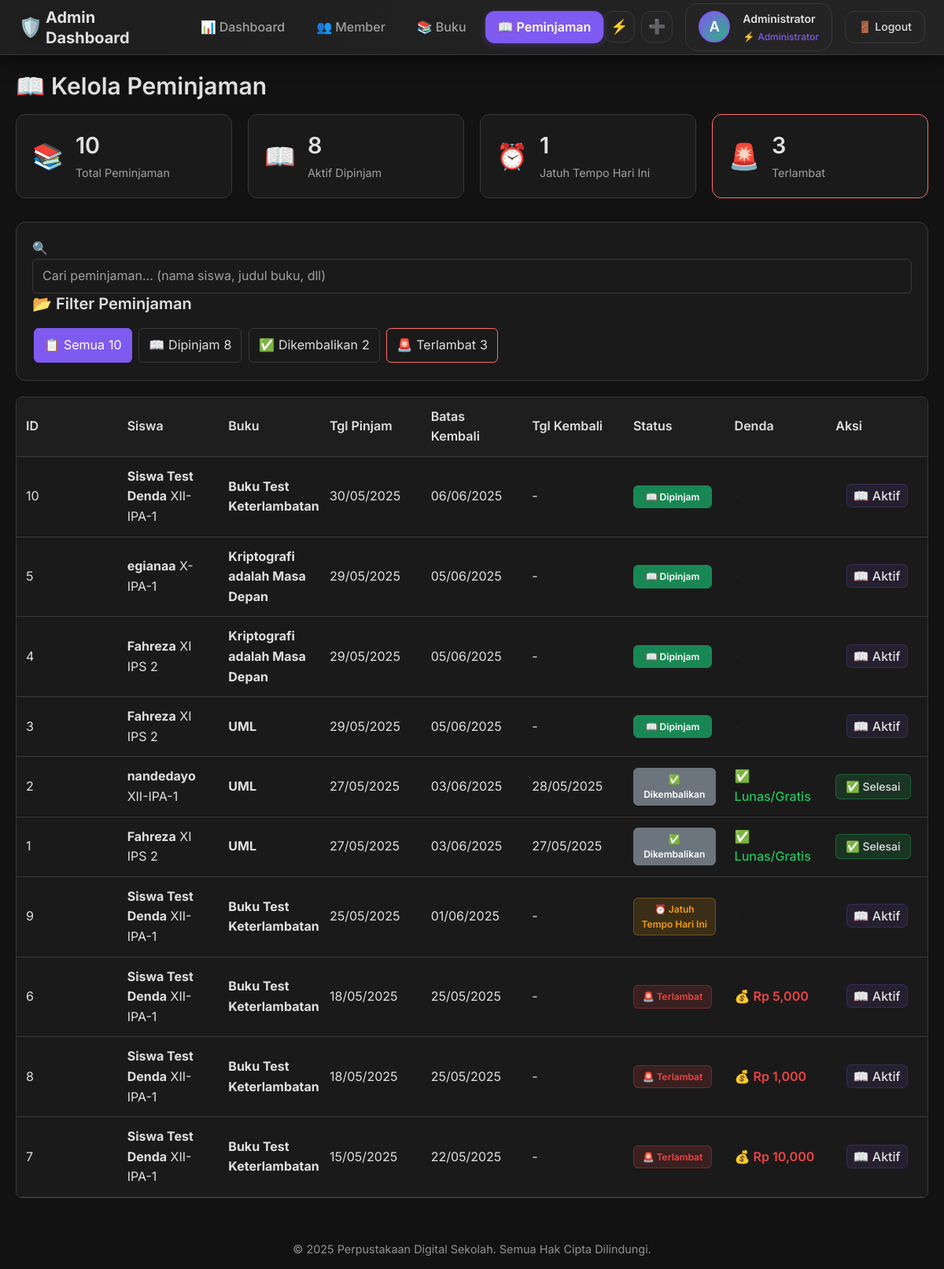
Page /admin/loans (signed in) on the committed database.
### app.py (models this page shows, shortened)
class User(UserMixin, db.Model):
    id = db.Column(db.Integer, primary_key=True)
    username = db.Column(db.String(80), unique=True, nullable=False)
    email = db.Column(db.String(120), unique=True, nullable=False)
    password_hash = db.Column(db.String(120), nullable=False)
    role = db.Column(db.String(20), nullable=False, default='member')  # 'admin' or 'member'
    nama_lengkap = db.Column(db.String(100), nullable=False)
    kelas = db.Column(db.String(20))  # untuk member
    profile_photo = db.Column(db.String(200))  # path to profile photo
    created_at = db.Column(db.DateTime, default=datetime.utcnow)

class Peminjaman(db.Model):
    id = db.Column(db.Integer, primary_key=True)
    user_id = db.Column(db.Integer, db.ForeignKey('user.id'), nullable=False)
    buku_id = db.Column(db.Integer, db.ForeignKey('buku.id'), nullable=False)
    tanggal_pinjam = db.Column(db.DateTime, default=datetime.utcnow)
    tanggal_kembali_rencana = db.Column(db.DateTime, nullable=False)
    tanggal_kembali_aktual = db.Column(db.DateTime)
    status = db.Column(db.String(20), default='dipinjam')  # 'dipinjam', 'dikembalikan'
    denda = db.Column(db.Integer, default=0)
    status_denda = db.Column(db.String(20), default='Belum Lunas')  # 'Belum Lunas', 'Lunas', 'Dihapuskan/Gratis'
    user = db.relationship('User', backref='peminjaman')
    buku = db.relationship('Buku', backref='peminjaman')

class Buku(db.Model):
    id = db.Column(db.Integer, primary_key=True)
    judul = db.Column(db.String(200), nullable=False)
    pengarang = db.Column(db.String(100), nullable=False)
    penerbit = db.Column(db.String(100))
    tahun_terbit = db.Column(db.Integer)
    isbn = db.Column(db.String(20), unique=True)
    kategori = db.Column(db.String(50))
    stok = db.Column(db.Integer, default=1)
    deskripsi = db.Column(db.Text)
    gambar = db.Column(db.String(200))  # path to book cover image
    created_at = db.Column(db.DateTime, default=datetime.utcnow)

### app.py (the view, shortened to what this page needs)
@app.route('/admin/loans')
@login_required
def admin_loans():
    if current_user.role != 'admin':
        flash('Akses ditolak!')
        return redirect(url_for('index'))
    filter_type = request.args.get('filter', 'all')
    loans_query = Peminjaman.query
    if filter_type == 'pending':
        loans_query = loans_query.filter(Peminjaman.status == 'menunggu_konfirmasi')
    elif filter_type == 'active':
        loans_query = loans_query.filter(Peminjaman.status == 'dipinjam')
    loans = loans_query.order_by(Peminjaman.tanggal_pinjam.desc()).all()
    today = datetime.utcnow().date()
    pending_count = Peminjaman.query.filter_by(status='menunggu_konfirmasi').count()
    overdue_count = Peminjaman.query.filter(
        Peminjaman.status == 'dipinjam',
        Peminjaman.tanggal_kembali_rencana < datetime.utcnow()
    ).count()
    due_today_count = Peminjaman.query.filter(
        Peminjaman.status == 'dipinjam',
        db.func.date(Peminjaman.tanggal_kembali_rencana) == today
    ).count()
    return render_template('admin/loans.html',
                         loans=loans,
                         today=today,
                         pending_count=pending_count,
                         overdue_count=overdue_count,
                         due_today_count=due_today_count)

### templates/admin/loans.html (shortened to what this page needs)
{% extends "admin/base.html" %}
{% block content %}
<div class="content-header">
                <h1>📖 Kelola Peminjaman</h1>
            </div>
            <div class="stats-grid">
                <div class="stat-card">
                    <div class="stat-icon">📚</div>
                    <div class="stat-info">
                        <h3>{{ loans|length }}</h3>
                        <p>Total Peminjaman</p>
                    </div>
                </div>
                <div class="stat-card">
                    <div class="stat-icon">📖</div>
                    <div class="stat-info">
                        <h3>{{ loans|selectattr('status', 'equalto', 'dipinjam')|list|length }}</h3>
                        <p>Aktif Dipinjam</p>
                    </div>
                </div>
                <div class="stat-card">
                    <div class="stat-icon">⏰</div>
                    <div class="stat-info">
                        <h3 id="due-today-count">0</h3>
                        <p>Jatuh Tempo Hari Ini</p>
                    </div>
                </div>
                <div class="stat-card stat-warning">
                    <div class="stat-icon">🚨</div>
                    <div class="stat-info">
                        <h3 id="overdue-count">0</h3>
                        <p>Terlambat</p>
                    </div>
                </div>
            </div>
            <div class="search-filter-section-modern">
                <div class="search-container-enhanced">
                    <div class="search-wrapper">
                        <span class="search-icon">🔍</span>
                        <input type="text" id="search-input" placeholder="Cari peminjaman... (nama siswa, judul buku, dll)" class="search-input-enhanced" style="background-color: var(--bg-secondary-dark); color: var(--text-color); border-color: var(--border-color-dark);">
                    </div>
                </div>                  <div class="filter-container-enhanced">
                    <h3 class="filter-title">📂 Filter Peminjaman</h3>
                    <div class="filter-buttons-modern">
                        <button class="filter-btn-modern active" data-filter="all">
                            <span class="btn-icon">📋</span>
                            <span class="btn-text">Semua</span>
                            <span class="btn-count" id="count-all">{{ loans|length }}</span>
                        </button>
                        <button class="filter-btn-modern" data-filter="dipinjam">
                            <span class="btn-icon">📖</span>
                            <span class="btn-text">Dipinjam</span>
                            <span class="btn-count" id="count-dipinjam">{{ loans|selectattr('status', 'equalto', 'dipinjam')|list|length }}</span>
                        </button>
                        <button class="filter-btn-modern" data-filter="dikembalikan">
                            <span class="btn-icon">✅</span>
                            <span class="btn-text">Dikembalikan</span>
                            <span class="btn-count" id="count-dikembalikan">{{ loans|selectattr('status', 'equalto', 'dikembalikan')|list|length }}</span>
                        </button>
                        <button class="filter-btn-modern warning" data-filter="terlambat">
                            <span class="btn-icon">🚨</span>
                            <span class="btn-text">Terlambat</span>
                            <span class="btn-count" id="count-terlambat">0</span>
                        </button>
                    </div>
                </div>
                </div>
            <div class="table-container">
                <table id="loans-table">
                    <thead>                        <tr>
                            <th>ID</th>
                            <th>Siswa</th>
                            <th>Buku</th>
                            <th>Tgl Pinjam</th>
                            <th>Batas Kembali</th>
                            <th>Tgl Kembali</th>
                            <th>Status</th>
                            <th>Denda</th>
                            <th>Aksi</th>
                        </tr>
                    </thead>
                    <tbody>
                {% for loan in loans %}
                        <tr class="loan-row"
                            data-status="{{ loan.status }}"
                            data-member="{{ loan.user.nama_lengkap|lower }}"
                            data-book="{{ loan.buku.judul|lower }}"
                            data-class="{{ loan.user.kelas|lower }}"
                            data-due-date="{{ loan.tanggal_kembali_rencana.strftime('%Y-%m-%d') }}">                            <td data-label="ID">{{ loan.id }}</td>                            <td data-label="Siswa">
                                <div class="siswa-info">
                                    <strong>{{ loan.user.nama_lengkap }}</strong>
                                    <span class="class-badge">{{ loan.user.kelas }}</span>
                                </div>
                            </td>
                            <td data-label="Buku">
                                <div class="book-info">
                                    <strong>{{ loan.buku.judul }}</strong>
                                </div>
                            </td>
                            <td data-label="Tgl Pinjam">{{ loan.tanggal_pinjam.strftime('%d/%m/%Y') }}</td>
                            <td data-label="Batas Kembali">
                                <span class="due-date" data-due="{{ loan.tanggal_kembali_rencana.strftime('%Y-%m-%d') }}">
                                    {{ loan.tanggal_kembali_rencana.strftime('%d/%m/%Y') }}
                                </span>
                            </td>
                            <td data-label="Tgl Kembali">
                                {% if loan.tanggal_kembali_aktual %}
                                    {{ loan.tanggal_kembali_aktual.strftime('%d/%m/%Y') }}
                                {% else %}
                                    -
                                {% endif %}
                            </td>                            <td data-label="Status">
                                {% if loan.status == 'dipinjam' %}
                                    {% if not loan.tanggal_kembali_aktual %}
                                        {% if loan.tanggal_kembali_rencana.date() < today %}
                                            <span class="status-badge status-overdue">🚨 Terlambat</span>
                                        {% elif loan.tanggal_kembali_rencana.date() == today %}
                                            <span class="status-badge status-due-today">⏰ Jatuh Tempo Hari Ini</span>
                                        {% else %}
                                            <span class="status-badge status-active">📖 Dipinjam</span>
                                        {% endif %}
                                    {% else %}
                                        <span class="status-badge status-active">📖 Dipinjam</span>
                                    {% endif %}
                                {% elif loan.status == 'dikembalikan' %}
                                    <span class="status-badge status-returned">✅ Dikembalikan</span>
                                {% elif loan.status == 'menunggu_konfirmasi' %}
                                    <span class="status-badge status-pending">⏳ Menunggu Konfirmasi</span>
                                {% endif %}
                            </td>                            <td data-label="Denda">
                                {% if loan.denda > 0 %}
                                    <span class="fine-amount">💰 Rp {{ "{:,}".format(loan.denda) }}</span>
                                {% elif loan.status == 'dikembalikan' and loan.denda == 0 %}
                                    <span class="text-success">✅ Lunas/Gratis</span>
                                {% else %}
                                    <span class="text-muted">-</span>
                                {% endif %}
                            </td><td data-label="Aksi" class="aksi-column">
                                {% if loan.status == 'dipinjam' %}
                                    <div class="status-only" style="display: none;">
                                        <span class="status-info">📖 Aktif</span>
                                    </div>
                                {% elif loan.status == 'dikembalikan' %}
                                    <div class="dikembalikan-actions">
                                        <span class="btn-selesai">✅ Selesai</span>
                                    </div>
                                {% endif %}
                            </td>
                        </tr>
                        {% endfor %}
                    </tbody>
                </table>
            </div>
{% endblock %}

### templates/admin/includes/header.html (shortened to what this page needs)
<header class="admin-main-header">
    <div class="admin-header-left">
        <h1 class="admin-header-title">
            <span class="title-icon">🛡️</span>
            <span class="title-text">Admin Dashboard</span>
        </h1>
        <ul class="admin-header-nav">
            <li>
                <a href="{{ url_for('admin_dashboard') }}" class="{% if request.endpoint == 'admin_dashboard' %}active{% endif %}">
                    <span>📊</span>
                    <span>Dashboard</span>
                </a>
            </li>
            <li>
                <a href="{{ url_for('admin_members') }}" class="{% if request.endpoint in ['admin_members', 'admin_add_member', 'admin_edit_member'] %}active{% endif %}">
                    <span>👥</span>
                    <span>Member</span>
                </a>
            </li>
            <li>
                <a href="{{ url_for('admin_books') }}" class="{% if request.endpoint in ['admin_books', 'admin_add_book', 'admin_edit_book'] %}active{% endif %}">
                    <span>📚</span>
                    <span>Buku</span>
                </a>
            </li>
            <li>
                <a href="{{ url_for('admin_loans') }}" class="{% if request.endpoint in ['admin_loans', 'admin_process_loan'] %}active{% endif %}">
                    <span>📖</span>
                    <span>Peminjaman</span>
                </a>
            </li>
        </ul>
    </div>
    <div class="admin-header-right">
        <div class="admin-quick-actions">
            <a href="{{ url_for('admin_process_loan') }}" class="quick-action-btn" title="Proses Peminjaman">
                <span>⚡</span>
            </a>
            <a href="{{ url_for('admin_add_book') }}" class="quick-action-btn" title="Tambah Buku">
                <span>➕</span>
            </a>
        </div>
        <div class="admin-user-info">
            <div class="admin-profile-photo">
                {% if current_user.profile_photo %}
                    <img src="{{ url_for('static', filename=current_user.profile_photo) }}" alt="Admin Photo">
                {% else %}
                    {{ current_user.nama_lengkap[0].upper() }}
                {% endif %}
            </div>
            <div class="admin-info-text">
                <span class="admin-greeting">{{ current_user.nama_lengkap.split()[0] }}</span>
                <span class="admin-role">
                    <span>⚡</span>
                    <span>Administrator</span>
                </span>
            </div>
        </div>
        <a href="{{ url_for('logout') }}" class="admin-logout-btn">
            <span>🚪</span>
            <span class="logout-text">Logout</span>
        </a>
    </div>
</header>

### rows in the picture
User: nama_lengkap "A", nama_lengkap "Administrator"
Peminjaman: id "10", user.nama_lengkap "Siswa Test Denda", user.kelas "XII-IPA-1", buku.judul "Buku Test Keterlambatan", tanggal_pinjam "30/05/2025", tanggal_kembali_rencana "06/06/2025", status "📖 Dipinjam"
Peminjaman: id "5", user.nama_lengkap "egianaa", user.kelas "X-IPA-1", buku.judul "Kriptografi adalah Masa Depan", tanggal_pinjam "29/05/2025", tanggal_kembali_rencana "05/06/2025", status "📖 Dipinjam"
Peminjaman: id "4", user.nama_lengkap "Fahreza", user.kelas "XI IPS 2", buku.judul "Kriptografi adalah Masa Depan", tanggal_pinjam "29/05/2025", tanggal_kembali_rencana "05/06/2025", status "📖 Dipinjam"
Peminjaman: id "3", user.nama_lengkap "Fahreza", user.kelas "XI IPS 2", buku.judul "UML", tanggal_pinjam "29/05/2025", tanggal_kembali_rencana "05/06/2025", status "📖 Dipinjam"
Peminjaman: id "2", user.nama_lengkap "nandedayo", user.kelas "XII-IPA-1", buku.judul "UML", tanggal_pinjam "27/05/2025", tanggal_kembali_rencana "03/06/2025", tanggal_kembali_aktual "28/05/2025", status "✅ Dikembalikan", denda "✅ Lunas/Gratis"
Peminjaman: id "1", user.nama_lengkap "Fahreza", user.kelas "XI IPS 2", buku.judul "UML", tanggal_pinjam "27/05/2025", tanggal_kembali_rencana "03/06/2025", tanggal_kembali_aktual "27/05/2025", status "✅ Dikembalikan", denda "✅ Lunas/Gratis"
Peminjaman: id "9", user.nama_lengkap "Siswa Test Denda", user.kelas "XII-IPA-1", buku.judul "Buku Test Keterlambatan", tanggal_pinjam "25/05/2025", tanggal_kembali_rencana "01/06/2025", status "⏰ Jatuh Tempo Hari Ini"
Peminjaman: id "6", user.nama_lengkap "Siswa Test Denda", user.kelas "XII-IPA-1", buku.judul "Buku Test Keterlambatan", tanggal_pinjam "18/05/2025", tanggal_kembali_rencana "25/05/2025", status "🚨 Terlambat", denda "5,000"
Peminjaman: id "8", user.nama_lengkap "Siswa Test Denda", user.kelas "XII-IPA-1", buku.judul "Buku Test Keterlambatan", tanggal_pinjam "18/05/2025", tanggal_kembali_rencana "25/05/2025", status "🚨 Terlambat", denda "1,000"
Peminjaman: id "7", user.nama_lengkap "Siswa Test Denda", user.kelas "XII-IPA-1", buku.judul "Buku Test Keterlambatan", tanggal_pinjam "15/05/2025", tanggal_kembali_rencana "22/05/2025", status "🚨 Terlambat", denda "10,000"

### other values in the picture
{{ loans|length }} "10"
{{ loans|selectattr('status', 'equalto', 'dipinjam')|list|length }} "8"
{{ loans|selectattr('status', 'equalto', 'dikembalikan')|list|length }} "2"
